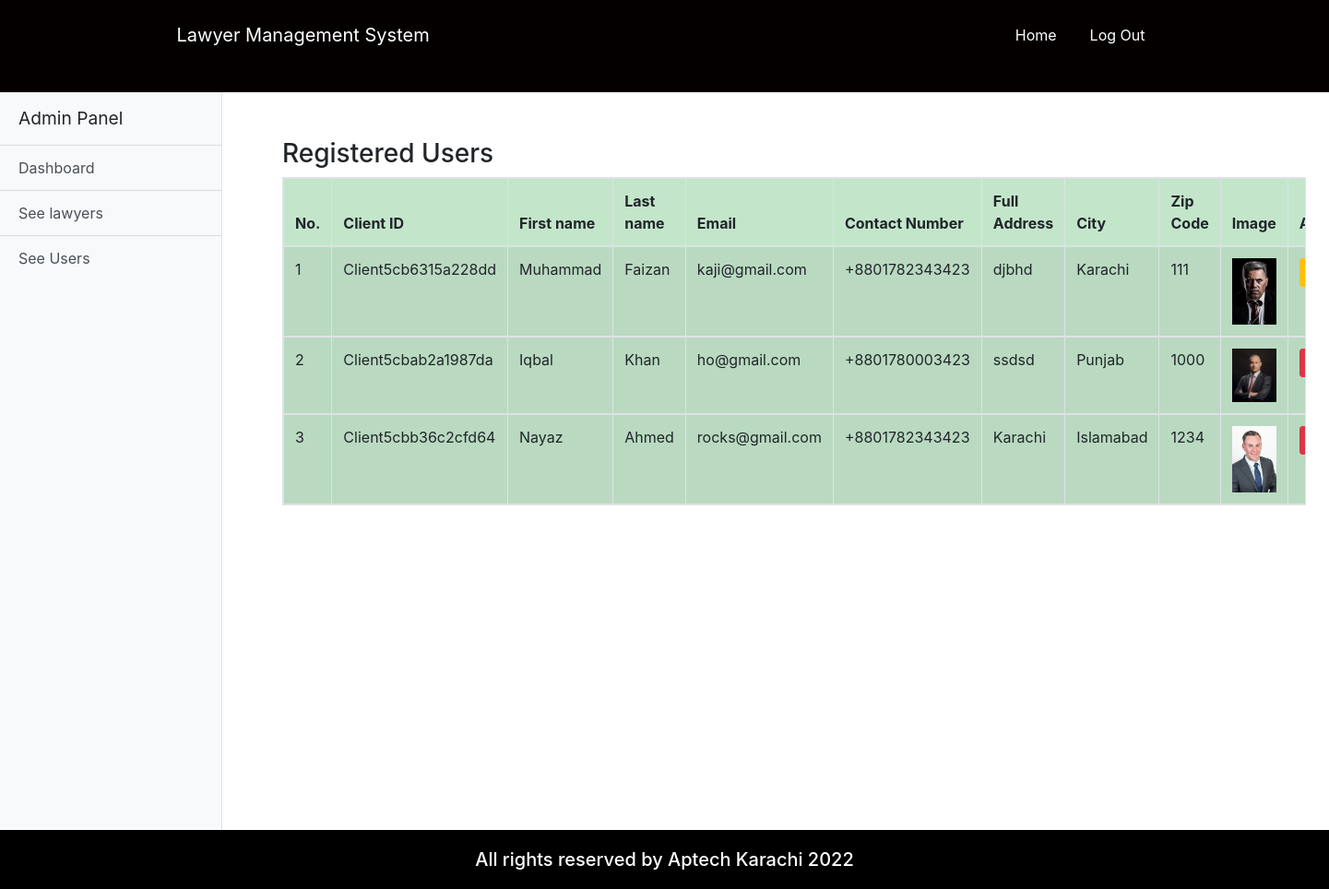
The app's page /admin_user.php (signed in) with its own data.
### tables this page shows
CREATE TABLE `user` (
  `u_id` varchar(20) NOT NULL,
  `first_Name` varchar(100) NOT NULL,
  `last_Name` varchar(100) NOT NULL,
  `email` varchar(100) NOT NULL,
  `password` varchar(100) NOT NULL,
  `status` varchar(100) NOT NULL,
  `role` varchar(100) NOT NULL
);

CREATE TABLE `client` (
  `client_id` varchar(20) NOT NULL,
  `contact_number` varchar(15) NOT NULL,
  `full_address` varchar(200) NOT NULL,
  `city` varchar(100) NOT NULL,
  `zip_code` varchar(50) NOT NULL,
  `image` varchar(200) NOT NULL
);

### admin_user.php (the view, shortened to what this page needs)
<?php
	if($_SESSION['login']==TRUE AND $_SESSION['status']=='Active'){
	?>
	<!doctype html>
	<html lang="en">
		<head>
			<link rel="stylesheet" href="https://use.fontawesome.com/releases/v5.8.1/css/all.css">
			<link rel="stylesheet" href="css/all.css">
			<link rel="stylesheet" href="css/simple-sidebar.css">
			<link rel="stylesheet" href="css/bootstrap.css">
			<link rel="stylesheet" href="css/style.css">
			<link rel="stylesheet" href="css/media.css">
		</head>
		<body>
			<header class="customnav">
				<div class="container">
					<div class="row">
						<div class="col-md-12">
							<nav class="navbar navbar-expand-lg ">
								<a class="navbar-brand cus-a" href="#">Lawyer Management System</a>
								<div class="collapse navbar-collapse" id="navbarSupportedContent">
									<ul class="navbar-nav ml-auto ">
										<li class="active">
											<a class="nav-link cus-a" href="#">Home <span class="sr-only">(current)</span></a>
										</li>
										<li class="">
											<a class="nav-link cus-a" href="logout.php">Log Out</a>
										</li>
									</ul>
								</div>
							</nav>
						</div>
					</div>
				</div>
			</header>
			<body>
				<div class="d-flex" id="wrapper">
					<div class="bg-light border-right" id="sidebar-wrapper">
						<div class="sidebar-heading">Admin Panel</div>
						<div class="list-group list-group-flush">
							<a href="admin_dashboard.php" class="list-group-item list-group-item-action bg-light">Dashboard</a>
							<a href="admin_lawyer.php" class="list-group-item list-group-item-action bg-light">See lawyers</a>
							<a href="admin_user.php" class="list-group-item list-group-item-action bg-light">See Users</a>
						</div>
					</div>
					<section class="bookingrqst">
						<div class="container">
							<div class="span7">
								<div class="widget stacked widget-table action-table">
									<div class="widget-header">
										<h3>Registered Users</h3>
									</div>
									<div class="widget-content">
										<table class="table table-striped table-bordered  table-success table-responsive">
											<thead>
												<tr>
													<th>No.</th>
													<th>Client ID</th>
													<th>First name</th>
													<th>Last name</th>
													<th>Email</th>
													<th>Contact Number</th>
													<th>Full Address</th>
													<th>City</th>
													<th>Zip Code</th>
													<th>Image</th>
													<th>Action</th>
												</tr>
											</thead>
											<?php
												$conn = connect();
												$result = mysqli_query($conn,"SELECT * FROM user INNER JOIN client on user.u_id=client.client_id");
												$counter = 0;
												while($row = mysqli_fetch_array($result)) {
												?>
												<tbody id="myTable">
													<tr>
														<td><?php echo ++$counter ;?></td>
														<td><?php echo $row["u_id"]; ?></td>
														<td><?php echo $row["first_Name"]; ?></td>
														<td><?php echo $row["last_Name"]; ?></td>
														<td><?php echo $row["email"]; ?></td>
														<td>+88<?php echo $row["contact_number"]; ?></td>
														<td><?php echo $row["full_address"]; ?></td>
														<td><?php echo $row["city"]; ?></td>
														<td><?php echo $row["zip_code"]; ?></td>
														<td><img src="images/upload/<?php echo $row["image"]; ?>" class="img-fluid " alt="<?php echo $row["image"]; ?>"></td>
														<?php if ($row['status']=='Active'){ ?>
															<td>
																<a class="btn btn-sm btn-danger" href="admin_user.php?block_id=<?=$row['u_id']?>"><i class="fa fa-ban"></i>&nbsp; Block</a>
															</td>
															<?php }
															else{?>
															<td>
																<a class="btn btn-sm btn-warning" href="admin_user.php?unblock_id=<?=$row['u_id']?>"><i class="fa fa-unlock "></i>&nbsp; UnBlock</a>
															</td>
														<?php }?>
													</tr>
													<?php
													}
												?>
											</table>
										</div>
									</div>
								</div>
							</div>
						</section>
					</div>
				</body>
				<footer>
					<div class="container">
						<div class="row">
							<div class="col">
								<h5>All rights reserved by Aptech Karachi 2022</h5>
							</div>
						</div>
					</div>
				</footer>
			</body>
		</html>
		<?php
		}else
		header('location:login.php?deactivate');
	?>

### css/simple-sidebar.css (style rules this page uses)
body { overflow-x: hidden; }
#sidebar-wrapper { min-height: 100vh; margin-left: -15rem; -webkit-transition: margin .25s ease-out; -moz-transition: margin .25s ease-out; -o-transition: margin .25s ease-out; transition: margin .25s ease-out; }
#sidebar-wrapper .sidebar-heading { padding: 0.875rem 1.25rem; font-size: 1.2rem; }
#sidebar-wrapper .list-group { width: 15rem; }
@media (min-width: 768px) { #sidebar-wrapper { margin-left: 0; } }

### css/style.css (style rules this page uses)
* { margin: 0; padding: 0; }
html { height: 100% !important; }
body { display: flex !important; min-height: 100% !important; flex-direction: column; }
.customnav { background-color: #040000; height: 100px; }
.customnav a { margin: 10px 10px; }
.cus-a { color: white !important; }
footer { margin-top: auto; background-color: black; color: white; }
footer h5 { text-align: center; margin: 20px 0px; }
.bookingrqst { margin: 50px; }

### records on screen
user: u_id "Client5cb6315a228dd", first_Name "Muhammad", last_Name "Faizan", email "kaji@gmail.com", client.contact_number "01782343423", client.full_address "djbhd", client.city "Karachi", client.zip_code "111", client.image (picture)
user: u_id "Client5cbab2a1987da", first_Name "Iqbal", last_Name "Khan", email "ho@gmail.com", client.contact_number "01780003423", client.full_address "ssdsd", client.city "Punjab", client.zip_code "1000", shows a picture
user: u_id "Client5cbb36c2cfd64", first_Name "Nayaz", last_Name "Ahmed", email "rocks@gmail.com", client.contact_number "01782343423", client.full_address "Karachi", client.city "Islamabad", client.zip_code "1234", shows a picture
